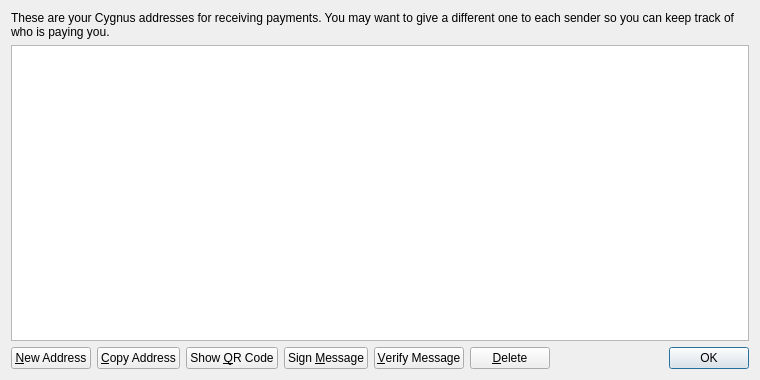
<?xml version="1.0" encoding="UTF-8"?>
<ui version="4.0">
 <class>AddressBookPage</class>
 <widget class="QWidget" name="AddressBookPage">
  <property name="geometry">
   <rect>
    <x>0</x>
    <y>0</y>
    <width>760</width>
    <height>380</height>
   </rect>
  </property>
  <property name="windowTitle">
   <string>Address Book</string>
  </property>
  <layout class="QVBoxLayout" name="verticalLayout">
   <item>
    <widget class="QLabel" name="labelExplanation">
     <property name="text">
      <string>These are your Cygnus addresses for receiving payments. You may want to give a different one to each sender so you can keep track of who is paying you.</string>
     </property>
     <property name="textFormat">
      <enum>Qt::PlainText</enum>
     </property>
     <property name="wordWrap">
      <bool>true</bool>
     </property>
    </widget>
   </item>
   <item>
    <widget class="QTableView" name="tableView">
     <property name="contextMenuPolicy">
      <enum>Qt::CustomContextMenu</enum>
     </property>
     <property name="toolTip">
      <string>Double-click to edit address or label</string>
     </property>
     <property name="tabKeyNavigation">
      <bool>false</bool>
     </property>
     <property name="alternatingRowColors">
      <bool>true</bool>
     </property>
     <property name="selectionMode">
      <enum>QAbstractItemView::SingleSelection</enum>
     </property>
     <property name="selectionBehavior">
      <enum>QAbstractItemView::SelectRows</enum>
     </property>
     <property name="sortingEnabled">
      <bool>true</bool>
     </property>
     <attribute name="verticalHeaderVisible">
      <bool>false</bool>
     </attribute>
    </widget>
   </item>
   <item>
    <layout class="QHBoxLayout" name="horizontalLayout">
     <item>
      <widget class="QPushButton" name="newAddressButton">
       <property name="toolTip">
        <string>Create a new address</string>
       </property>
       <property name="text">
        <string>&amp;New Address</string>
       </property>
       <property name="icon">
        <iconset resource="../bitcoin.qrc">
         <normaloff>:/icons/add</normaloff>:/icons/add</iconset>
       </property>
      </widget>
     </item>
     <item>
      <widget class="QPushButton" name="copyToClipboard">
       <property name="toolTip">
        <string>Copy the currently selected address to the system clipboard</string>
       </property>
       <property name="text">
        <string>&amp;Copy Address</string>
       </property>
       <property name="icon">
        <iconset resource="../bitcoin.qrc">
         <normaloff>:/icons/editcopy</normaloff>:/icons/editcopy</iconset>
       </property>
      </widget>
     </item>
     <item>
      <widget class="QPushButton" name="showQRCode">
       <property name="text">
        <string>Show &amp;QR Code</string>
       </property>
       <property name="icon">
        <iconset resource="../bitcoin.qrc">
         <normaloff>:/icons/qrcode</normaloff>:/icons/qrcode</iconset>
       </property>
      </widget>
     </item>
     <item>
      <widget class="QPushButton" name="signMessage">
       <property name="toolTip">
        <string>Sign a message to prove you own a Cygnus address</string>
       </property>
       <property name="text">
        <string>Sign &amp;Message</string>
       </property>
       <property name="icon">
        <iconset resource="../bitcoin.qrc">
         <normaloff>:/icons/edit</normaloff>:/icons/edit</iconset>
       </property>
      </widget>
     </item>
     <item>
      <widget class="QPushButton" name="verifyMessage">
       <property name="toolTip">
        <string>Verify a message to ensure it was signed with a specified Cygnus address</string>
       </property>
       <property name="text">
        <string>&amp;Verify Message</string>
       </property>
       <property name="icon">
        <iconset resource="../bitcoin.qrc">
         <normaloff>:/icons/transaction_0</normaloff>:/icons/transaction_0</iconset>
       </property>
      </widget>
     </item>
     <item>
      <widget class="QPushButton" name="deleteButton">
       <property name="toolTip">
        <string>Delete the currently selected address from the list</string>
       </property>
       <property name="text">
        <string>&amp;Delete</string>
       </property>
       <property name="icon">
        <iconset resource="../bitcoin.qrc">
         <normaloff>:/icons/remove</normaloff>:/icons/remove</iconset>
       </property>
      </widget>
     </item>
     <item>
      <spacer name="horizontalSpacer">
       <property name="orientation">
        <enum>Qt::Horizontal</enum>
       </property>
       <property name="sizeHint" stdset="0">
        <size>
         <width>40</width>
         <height>20</height>
        </size>
       </property>
      </spacer>
     </item>
     <item>
      <widget class="QDialogButtonBox" name="buttonBox">
       <property name="sizePolicy">
        <sizepolicy hsizetype="Maximum" vsizetype="Fixed">
         <horstretch>0</horstretch>
         <verstretch>0</verstretch>
        </sizepolicy>
       </property>
       <property name="standardButtons">
        <set>QDialogButtonBox::Ok</set>
       </property>
      </widget>
     </item>
    </layout>
   </item>
  </layout>
 </widget>
 <resources>
  <include location="../bitcoin.qrc"/>
 </resources>
 <connections/>
</ui>
